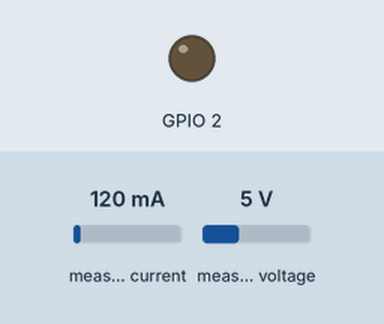
This sketch was run on a simulated ESP32. Shown: output pins drawn as LEDs (lit = HIGH). The inputs (shaded band) are chosen by the test bench; at power-on: measured current 120 mA, measured voltage 5 V.

Above: at 0.1 s.
At 5.1 s:
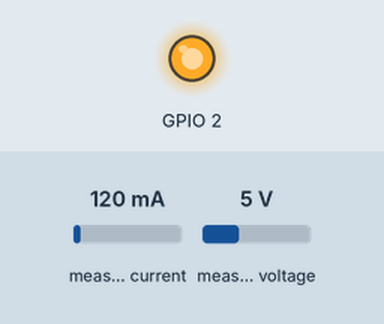
Timing chart, 0 to 6.6 s (numbered marks = the images above):
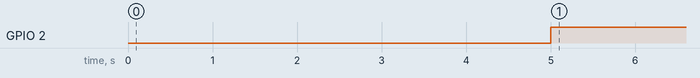

The sketch:

BatchnormTest.ino
```cpp
#include <Wire.h>
#include <WiFi.h>
#include <Adafruit_INA219.h>
#include "mlp200bn_weights_f32.h"   // BN folded into W1/b1; same shapes as plain MLP

#ifndef MLP_HIDDEN
#define MLP_HIDDEN 200
#endif

Adafruit_INA219 ina219;

// ---- protocol ----
const uint32_t CPU_MHZ   = 240;
const uint32_t SETTLE_MS = 5000;
const uint32_t SAMPLE_MS = 100;    // 10 Hz
const uint32_t N_SAMPLES = 100;    // 10 s window
const float    CAL_K     = 0.801;  // measured 2026-08-04 vs multimeter
// ------------------

// ---- RAM copies ----
float C_ram[27][10];
float W1_ram[30][MLP_HIDDEN];
float b1_ram[MLP_HIDDEN];
float W2_ram[MLP_HIDDEN][27];
float b2_ram[27];

void copy_weights_to_ram() {
  memcpy(C_ram,  MLP_C,  sizeof(C_ram));
  memcpy(W1_ram, MLP_W1, sizeof(W1_ram));
  memcpy(b1_ram, MLP_b1, sizeof(b1_ram));
  memcpy(W2_ram, MLP_W2, sizeof(W2_ram));
  memcpy(b2_ram, MLP_b2, sizeof(b2_ram));
}

// ---- RNG ----
uint32_t rng_state = 42;
uint32_t xorshift32() {
  rng_state ^= rng_state << 13;
  rng_state ^= rng_state >> 17;
  rng_state ^= rng_state << 5;
  return rng_state;
}
float rand01() { return (xorshift32() >> 8) * (1.0f / 16777216.0f); }

// ---- MLP ----
int ctx[3] = {0, 0, 0};
float x[30], h[MLP_HIDDEN], logits[27];
int ix = 0;

void build_input() {
  for (int t = 0; t < 3; t++)
    for (int e = 0; e < 10; e++)
      x[t * 10 + e] = C_ram[ctx[t]][e];
}

void forward() {
  build_input();
  for (int j = 0; j < MLP_HIDDEN; j++) {
    float acc = b1_ram[j];
    for (int k = 0; k < 30; k++) acc += x[k] * W1_ram[k][j];
    h[j] = tanhf(acc);
  }
  for (int j = 0; j < 27; j++) {
    float acc = b2_ram[j];
    for (int k = 0; k < MLP_HIDDEN; k++) acc += h[k] * W2_ram[k][j];
    logits[j] = acc;
  }
}

int step() {
  forward();
  float m = logits[0];
  for (int j = 1; j < 27; j++) if (logits[j] > m) m = logits[j];
  float p[27], sum = 0;
  for (int j = 0; j < 27; j++) { p[j] = expf(logits[j] - m); sum += p[j]; }
  float r = rand01() * sum;
  float c = 0;
  ix = 26;
  for (int j = 0; j < 27; j++) {
    c += p[j];
    if (r < c) { ix = j; break; }
  }
  ctx[0] = ctx[1]; ctx[1] = ctx[2]; ctx[2] = ix;
  if (ix == 0) ctx[0] = ctx[1] = ctx[2] = 0;
  return ix;
}

// ---- measurement ----
double sumP = 0, sumP2 = 0, sumI = 0, sumV = 0;
uint32_t n = 0;
uint32_t chars = 0;
uint32_t elapsed_ms = 0;
bool done = false;

const int WITNESS_LEN = 200;
char names[WITNESS_LEN + 1];

void setup() {
  setCpuFrequencyMhz(CPU_MHZ);
  WiFi.mode(WIFI_OFF);
  btStop();

  Wire.begin(21, 22);
  ina219.begin();

  pinMode(2, OUTPUT);
  copy_weights_to_ram();
  delay(SETTLE_MS);

  digitalWrite(2, HIGH);
  uint32_t t_start   = millis();
  uint32_t next_samp = t_start;

  while (n < N_SAMPLES) {
    if (millis() >= next_samp) {
      float mV_bus = ina219.getBusVoltage_V() * 1000.0;
      float mA     = ina219.getCurrent_mA() * CAL_K;
      float mW     = (mV_bus / 1000.0) * mA;
      sumP += mW; sumP2 += (double)mW * mW;
      sumI += mA; sumV += mV_bus;
      n++;
      next_samp += SAMPLE_MS;
    }
    step();
    chars++;
  }
  elapsed_ms = millis() - t_start;

  ctx[0] = ctx[1] = ctx[2] = 0;
  for (int i = 0; i < WITNESS_LEN; i++)
    names[i] = ITOS[step()];
  names[WITNESS_LEN] = '\0';
  digitalWrite(2, LOW);

  done = true;
  Serial.begin(115200);
}

void loop() {
  if (!done) return;
  double meanP = sumP / n;
  double stdP  = sqrt(sumP2 / n - meanP * meanP);
  Serial.printf("MLP-BN(folded) f32-RAM hidden=%d  CPU: %u MHz  n=%u  window=%u ms\n",
                MLP_HIDDEN, CPU_MHZ, n, elapsed_ms);
  Serial.printf("Mean current: %.2f mA\n", sumI / n);
  Serial.printf("Mean bus V:   %.3f V\n", sumV / n / 1000.0);
  Serial.printf("Power: %.2f mW  +/- %.2f mW (std)\n", meanP, stdP);
  Serial.printf("Chars: %u   chars/sec: %.0f\n", chars, chars * 1000.0 / elapsed_ms);
  Serial.printf("J/char = (%.2f - baseline_mW) * %.3f s / %u / 1000\n",
                meanP, elapsed_ms / 1000.0, chars);
  Serial.printf("Witness names: %s\n", names);
  delay(10000);
}
```

Source omitted: mlp200bn_weights_f32.h (137158 bytes)

Measured:
- by itself, GPIO 2: LOW → HIGH at 5.0 s
